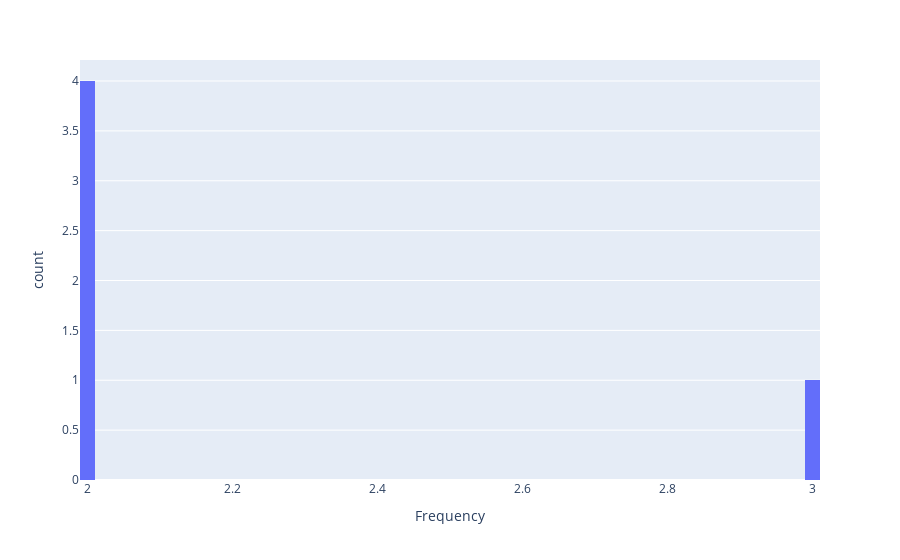

Notebook code cell kept with this figure:
### Code cell
px.histogram(frequency_distribution, x='Frequency', nbins=100)

### Figure 1 — Plotly figure (JSON) as saved in the notebook; plotly's stock layout.template omitted (floating-point values rounded to 4 significant figures)
{"data": [{"alignmentgroup": "True", "bingroup": "x", "hovertemplate": "Frequency=%{x}<br>count=%{y}<extra></extra>", "legendgroup": "", "marker": {"color": "#636efa", "pattern": {"shape": ""}}, "name": "", "nbinsx": 100, "offsetgroup": "", "orientation": "v", "showlegend": false, "type": "histogram", "x": [3, 2, 2, 2, 2], "xaxis": "x", "yaxis": "y"}], "layout": {"barmode": "relative", "legend": {"tracegroupgap": 0}, "margin": {"t": 60}, "xaxis": {"anchor": "y", "domain": [0, 1], "title": {"text": "Frequency"}}, "yaxis": {"anchor": "x", "domain": [0, 1], "title": {"text": "count"}}}}
